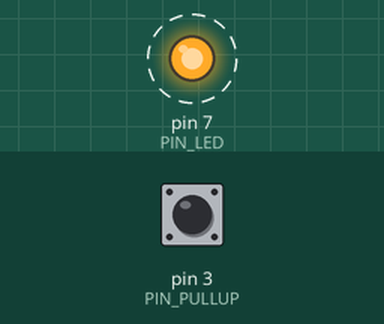
This sketch was run on a simulated Arduino Uno, built with avr-gcc and run on an emulated ATmega328P. Parts: output pins drawn as LEDs (lit = HIGH). Dashed ring = blinking. The inputs (shaded band) are chosen by the test bench; at power-on: pin 3 (PIN_PULLUP) HIGH.

Above: at 0.2 s.
Timing chart, 0 to 3.0 s (numbered marks = the images above):
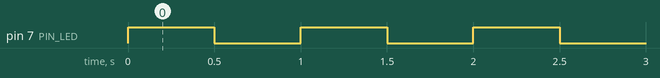

The sketch:

2-1-c-digital-io-hello-world.ino
```cpp
#define PIN_PULLUP 3
#define PIN_LED 7

#define PERIOD 500

void flash(uint16_t pin, uint8_t signal, unsigned long duration);

void setup() {
    pinMode(PIN_PULLUP, INPUT_PULLUP);
    pinMode(PIN_LED, OUTPUT);
}

void loop() {
    if (digitalRead(PIN_PULLUP)) {
        flash(PIN_LED, HIGH, PERIOD);
        flash(PIN_LED, LOW,  PERIOD);
    }
}

void flash(uint16_t pin, uint8_t signal, unsigned long duration) {
    digitalWrite(pin, signal);
    delay(duration);
}
```

Measured:
- by itself, pin 7 (PIN_LED): alternates HIGH for 0.50 s and LOW for 0.50 s
